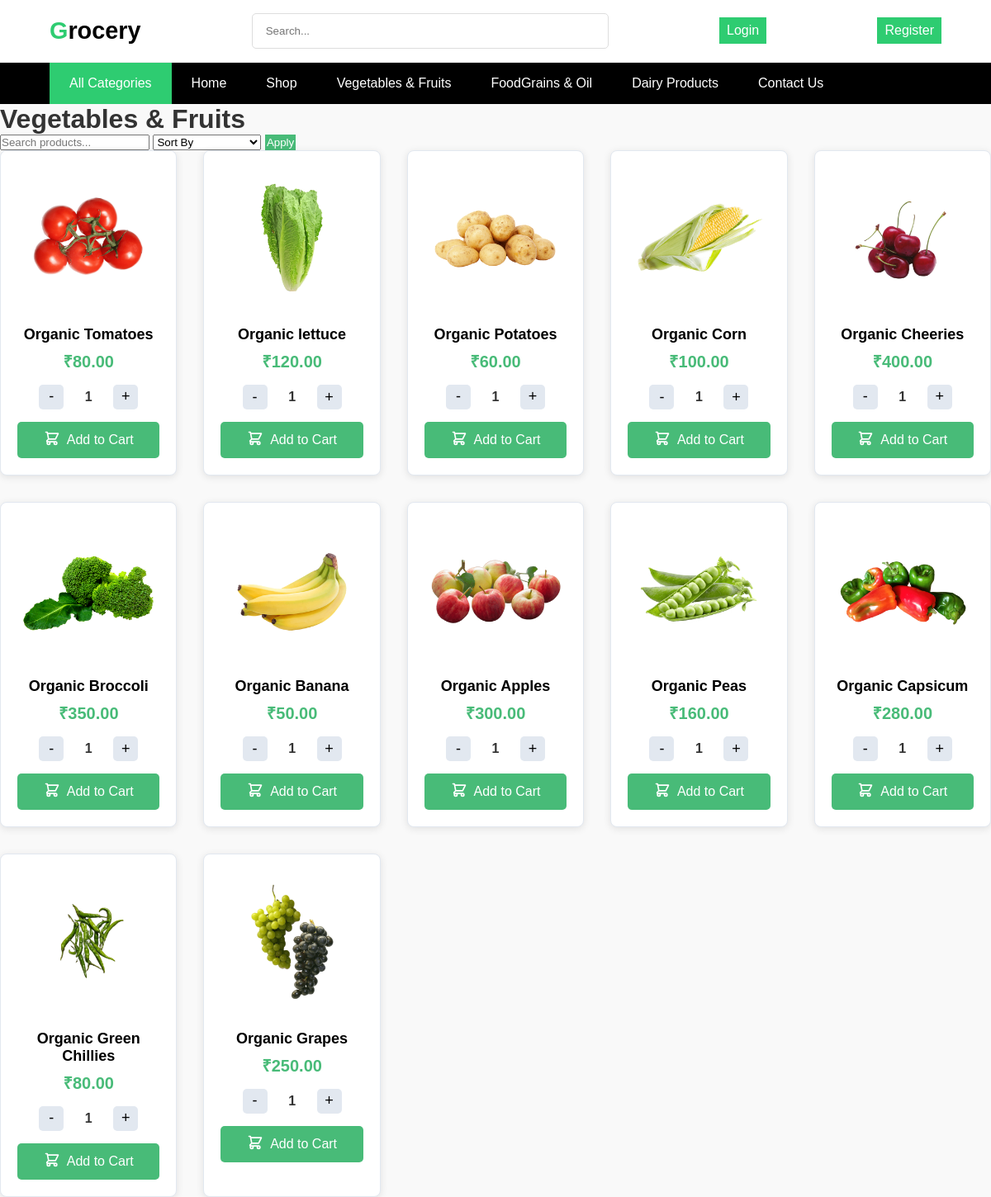
Page /vege-fruit/ on the committed database.
### product/models.py (models this page shows, shortened)
class Product(models.Model):
    name = models.CharField(max_length=255)
    description = models.TextField()
    selling_price = models.DecimalField(max_digits=10, decimal_places=2)
    discounted_price = models.DecimalField(max_digits=10, decimal_places=2)
    category = models.CharField(choices=CATEGORY_CHOICE, max_length=18)
    image = models.ImageField(upload_to='products/')

### product/views.py (the view)
# urls.py: path('vege-fruit/',VegFruit,name='vege_fruit'),
def VegFruit(request):
    products = Product.objects.filter(category="Vegetable & Fruits")
    query = request.GET.get('query', '')
    sort_by = request.GET.get('sort_by', '')
    if query:
        products = products.filter(
            Q(name__icontains=query) |
            Q(description__icontains=query)
        )
    if sort_by == 'low_to_high':
        products = products.order_by('selling_price')  # Ascending price
    elif sort_by == 'high_to_low':
        products = products.order_by('-selling_price')  # Descending price
    else:
        products = products.order_by('-id')  # Default: newest first
    context = {
        'products': products,
        'query': query,
        'selected_sort': sort_by,
    }
    return render(request, 'product/vege_fruit.html', context)

### product/templates/product/vege_fruit.html (shortened to what this page needs)
{% extends 'base.html' %}
{% load static %}
{% block style %}
<link rel="stylesheet" href="{% static 'css/groceryCart.css' %}">
{% endblock %}
{% block HeroSection %}
<div class="page-content">
    <h1 class="page-title">Vegetables & Fruits</h1>
    <form method="get" class="filter-form">
        <input type="text" name="query" placeholder="Search products..." value="{{ query }}" class="search-input">
        <select name="sort_by" class="sort-dropdown">
            <option value="">Sort By</option>
        </select>
        <button type="submit" style="background-color: #48bb78;border: none; color: white; padding: 2px;" class="filter-btn">Apply</button>
    </form>
    <div class="product-grid">
        {% for product in products %}
        <div class="product-card">
            <img src="{{ product.image.url }}" alt="{{ product.name }}" class="product-image">
            <h3 class="product-name">{{ product.name }}</h3>
            <p class="product-price">&#8377;{{ product.selling_price }}</p>
            <div class="quantity-controls">
                <button class="quantity-btn" onclick="decrementQuantity(this)">-</button>
                <span class="quantity">1</span>
                <button class="quantity-btn" onclick="incrementQuantity(this)">+</button>
            </div>
            <a href="{% url 'Show_Cart' %}">
                <button class="add-to-cart" onclick="addToCart(this)">
                <a href="{% url 'Add_Cart' product.id %}"> Add to Cart</a>
            </button></a>
        </div>
        {% empty %}
        <p class="no-products">No products found.</p>
        {% endfor %}
    </div>
</div>
{% endblock %}

### static/css/base.css (style rules this page uses)
* { margin: 0; padding: 0; box-sizing: border-box; font-family: Arial, sans-serif; }
:root { --primary-color: #2ecc71; --dark-text: #000000; --light-gray: #f5f5f5; }
.product-grid { display: grid; grid-template-columns: repeat(auto-fit, minmax(200px, 1fr)); gap: 2rem; }
.product-card { background: white; padding: 1rem; border-radius: 8px; text-align: center; box-shadow: 0 2px 10px rgba(0,0,0,0.1); transition: transform 0.3s; }
.product-card img { width: 100%; height: auto; margin-bottom: 1rem; border-radius: 4px; }
.product-card h3 { color: var(--dark-text); margin-bottom: 0.5rem; }

### static/css/groceryCart.css (style rules this page uses)
body { font-family: 'Roboto', sans-serif; margin: 0; padding: 0; background-color: #f9f9f9; color: #333; }
a { text-decoration: none; color: inherit; transition: color 0.3s ease; }
.product-card { border: 1px solid #e2e8f0; border-radius: 8px; padding: 20px; text-align: center; transition: transform 0.3s; background-color: white; }
.product-image { width: 200px; height: 200px; object-fit: cover; margin-bottom: 15px; }
.product-name { font-size: 18px; color: #2d3748; margin-bottom: 10px; }
.product-price { color: #48bb78; font-weight: bold; font-size: 20px; margin-bottom: 15px; }
.add-to-cart { background-color: #48bb78; color: white; border: none; padding: 10px 15px; border-radius: 5px; cursor: pointer; font-size: 16px; transition: all 0.3s ease; width: 100%; display: flex; align-items: center; justify-content: center; gap: 8px; }
.cart-icon { width: 20px; height: 20px; }
.quantity-controls { display: flex; align-items: center; justify-content: center; gap: 10px; margin-bottom: 15px; }
.quantity-btn { background-color: #e2e8f0; border: none; width: 30px; height: 30px; border-radius: 5px; cursor: pointer; font-size: 18px; display: flex; align-items: center; justify-content: center; transition: background-color 0.3s; }
.quantity { font-size: 16px; font-weight: bold; min-width: 40px; text-align: center; }

### rows in the picture
Product: image (picture), name "Organic Tomatoes", selling_price "80.00"
Product: image (picture), name "Organic lettuce", selling_price "120.00"
Product: image (picture), name "Organic Potatoes", selling_price "60.00"
Product: image (picture), name "Organic Corn", selling_price "100.00"
Product: image (picture), name "Organic Cheeries", selling_price "400.00"
Product: image (picture), name "Organic Broccoli", selling_price "350.00"
Product: image (picture), name "Organic Banana", selling_price "50.00"
Product: image (picture), name "Organic Apples", selling_price "300.00"
Product: image (picture), name "Organic Peas", selling_price "160.00"
Product: image (picture), name "Organic Capsicum", selling_price "280.00"
Product: image (picture), name "Organic Green Chillies", selling_price "80.00"
Product: image (picture), name "Organic Grapes", selling_price "250.00"
